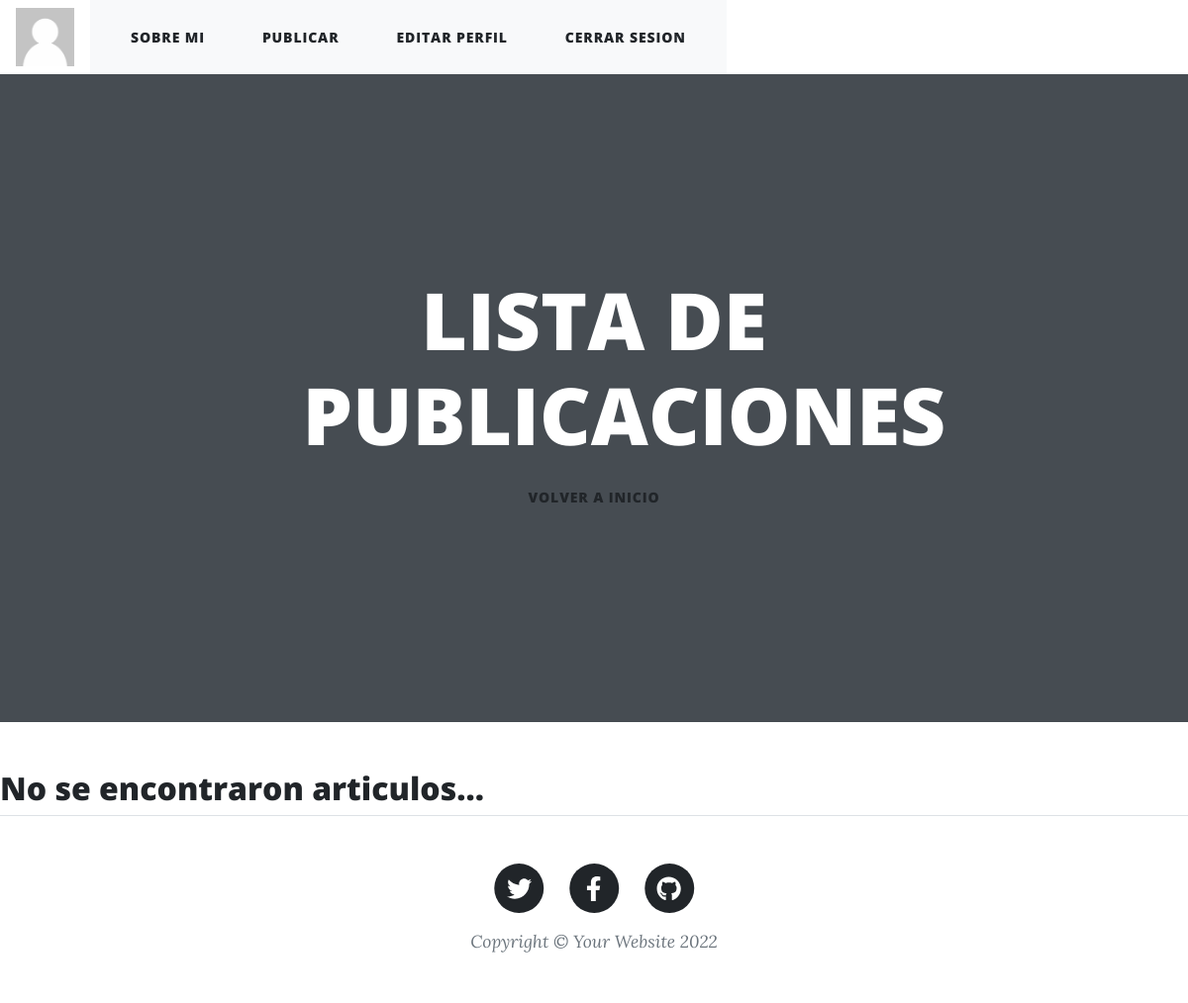
Before: /blog/leerPosts/ (signed in) with the older database file.
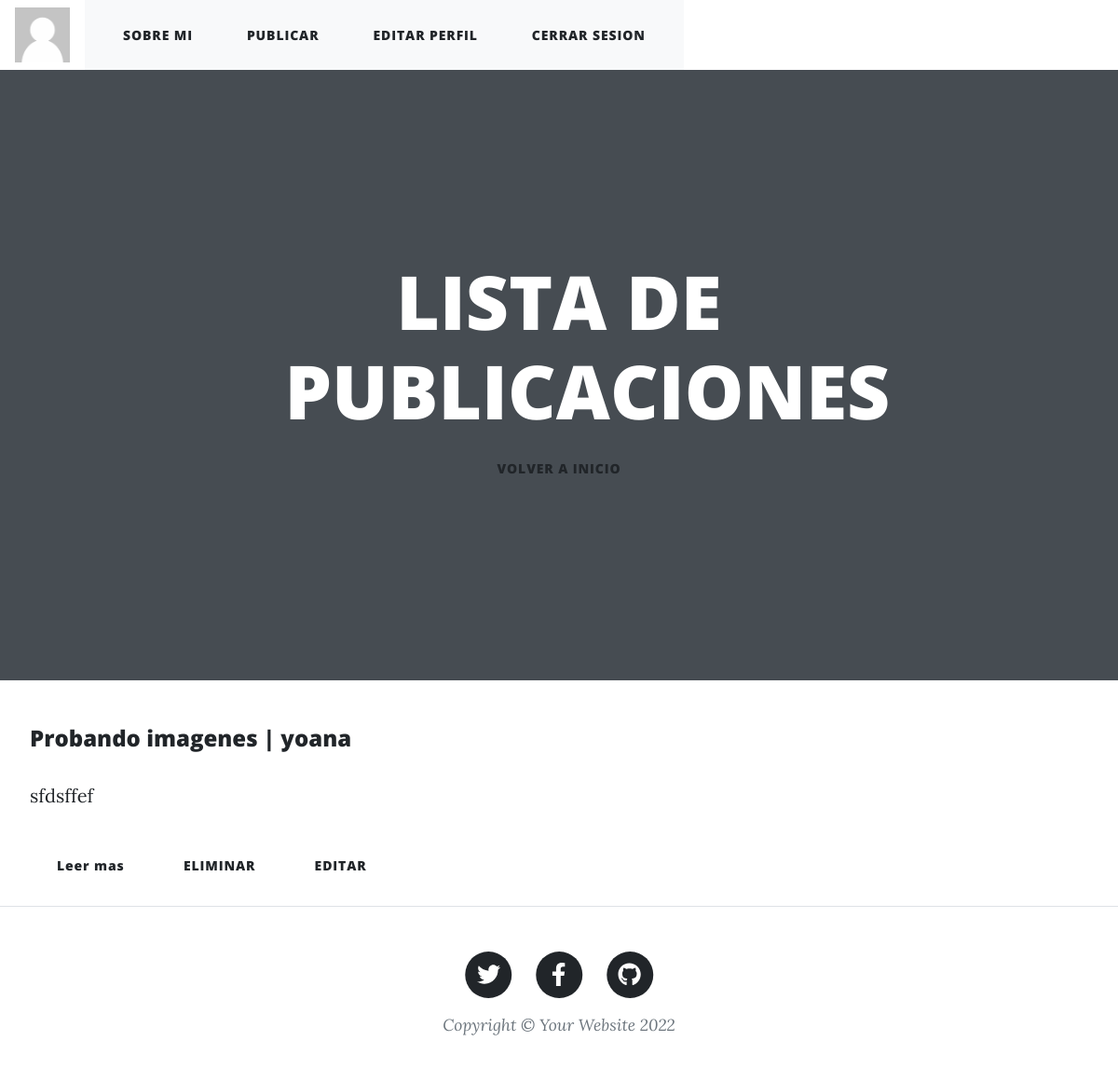
After: the same page with the newer database file.
### blog/models.py (models this page shows, shortened)
class Post(models.Model):
    titulo = models.CharField(max_length = 250)
    contenido = RichTextUploadingField(blank=True, null=True)
    imagen = models.ImageField('imagen', upload_to = 'post/', null = True, blank = True )
    autor = models.ForeignKey(User, on_delete = models.CASCADE, default=User.first_name)
    fecha = models.DateTimeField(default=timezone.now)
    class Meta:
        ordering = ('-fecha',)

### blog/views.py (the view)
# urls.py: path('leerPosts/', leerPosts, name='leerPosts'),
@login_required
def leerPosts(request):
    posts = Post.objects.all()
    return render(request, "blog/leerPosts.html", {'posts': posts,'avatar':obtenerAvatar(request)})

### blog/views.py (called while the page is built)
def obtenerAvatar(request):
    lista = Avatar.objects.filter(user=request.user)
    if len(lista)!=0:
        imagen = lista[0].imagen.url
    else:
        imagen = "/media/avatares/avatarPorDefecto/avatarPorDefecto.png"
    return imagen

### blog/templates/blog/leerPosts.html (shortened to what this page needs)
{% extends 'blog/base.html' %}
{% load static %}
{% block encabezado_que_cambia %}
<body>
    <header class="header">
        <nav class="nav">
            {% if user.is_authenticated %}
                <img height="75px" src="{{ avatar }}" class= "img nav-link" alt="" >
                <nav class="navbar navbar-light bg-light static-top">
                    <div class="container">
                    <a class = "btn btn-sucess" href="{% url 'sobreMi' %}">SOBRE MI</a>
                    <a class = "btn btn-sucess" href="{% url 'post' %}">PUBLICAR</a>
                    <a class = "btn btn-sucess" href="{% url 'editarPerfil' %}">EDITAR PERFIL</a>
                    <a class = "btn btn-sucess" href="{% url 'logout' %}">CERRAR SESION</a>
            {% else %}
                    <a class = "btn btn-sucess" href="{% url 'login' %}">INICIAR SESION</a>
                    <a class = "btn btn-sucess" href="{% url 'register' %}">REGISTRARSE</a>
            {% endif %}
                    </div>
                </nav>
        </nav>
    </header>
        <header class="masthead">
            <div class="container position-relative px-4 px-lg-5">
                <div class="row gx-4 gx-lg-5 justify-content-center">
                    <div class="col-md-10 col-lg-8 col-xl-7">
                        <div class="site-heading">
                            <h1>LISTA DE PUBLICACIONES</h1>
                            <a class = "btn btn-sucess" href="{% url 'inicio' %}">VOLVER A INICIO</a>
                        </div>
                    </div>
                </div>
            </div>
        </header>
    </body>
    {% endblock %}
{% block contenido_que_cambia %}
    {% if posts %}
        <ul>
            {% for post in posts %}
                <h4>{{ post.titulo }} | {{ post.autor }}</h4>
               <p>{{ post.contenido|safe|truncatechars:50 }}</p>
               <a class = "btn btn-sucess" href="{% url 'postDetalle' post.id %}">Leer mas</a>
            {% if user.id == post.autor.id %}
                <a class = "btn btn-sucess" href="{% url 'eliminarPost' post.id %}">ELIMINAR</a>
                <a class = "btn btn-sucess" href="{% url 'editarPost' post.id %}">EDITAR</a>
            {% endif %}
            {% endfor %}
        </ul>
    {% else %}
        <h2>No se encontraron articulos...</h2>
    {% endif %}
{% endblock %}

Changed rows visible on the page:
added Post: titulo "Probando imagenes", autor "yoana", contenido "sfdsffef", shows "ELIMINAR"
Other visible differences:
text no longer shown: "No se encontraron articulos..."
